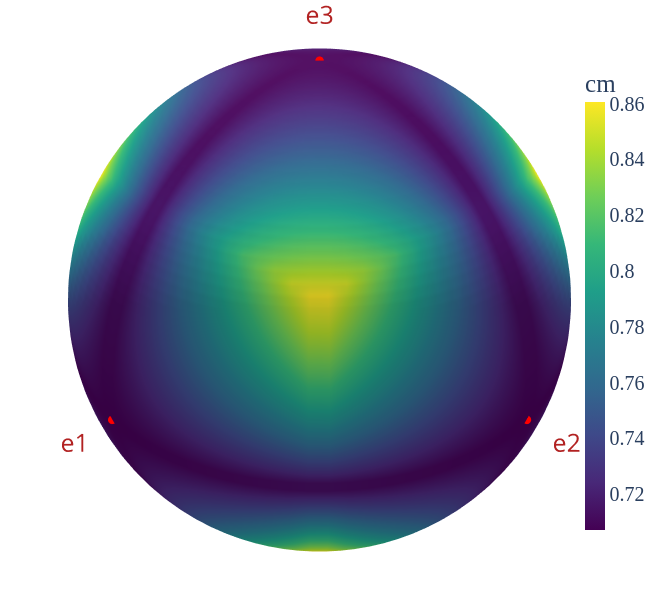
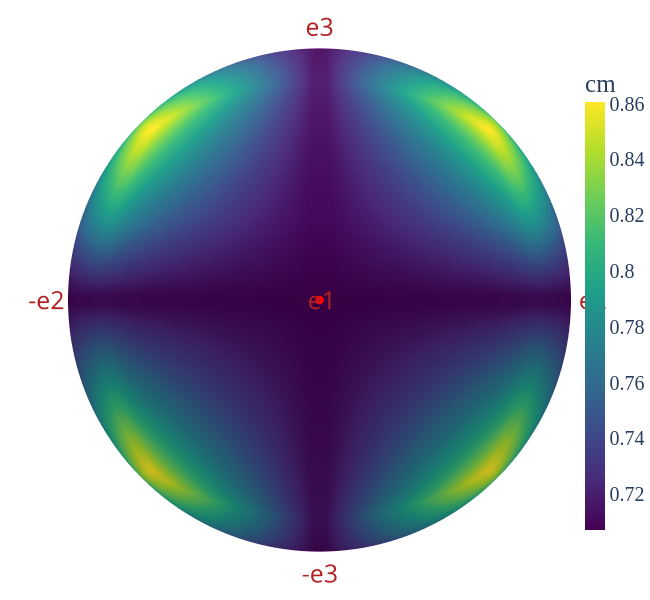

Write notebook code for charts like these, in order.
### Code cell
# Plotting the heatmap with plotly ##################################################################
surface = go.Surface(x= X[:,:,0], y=X[:,:,1], z = X[:,:,2],
                     name = "cm",
                     colorscale = "Viridis",
                     colorbar=dict(
                        title="cm",
                        titleside="top",
                        titlefont=dict(size=25, family="serif"),
                        tickfont=dict(size=20, family="serif"),
                        x=0.9,      # horizontal position of colorbar (0:left, 1:right)
                        y=0.5,       # vertical center position (0:bottom, 1:top)
                        len=0.8,     # length of the colorbar (fraction of plot height)
                        thickness=20, # width in pixels
                        outlinecolor="black",  # optional border color
                    ),
                    surfacecolor= CM,opacity = 1)


pss_scatter = go.Scatter3d(x= pss[0], y=pss[1], z = pss[2], mode = "markers+text",
    marker=dict(
        size=5,
        color='red'),
        showlegend=False
)

pss_labels_scatter = go.Scatter3d(
    x=pss_spread[0],
    y=pss_spread[1],
    z=pss_spread[2],
    mode='text',
    text=pss_labels,
    textfont=dict(color="firebrick", size=25), 
    textposition="middle center",
    showlegend=False
)



fig = go.Figure()
fig.add_trace(pss_labels_scatter)
fig.add_trace(pss_scatter)
fig.add_trace(surface)




# Add title
fig.update_layout(
    title="titre",
    showlegend=True,
    #template="plotly_light",  # Apply a dark theme for all subplots
    title_x=0.5,  # center the title
    height=600,   # height of the figure
    width=650     # width of the figure
)


fig.update_layout(
    scene=dict(
        xaxis=dict(
            visible=False,    # hides everything related to the x-axis
            showbackground=False,
            showgrid=False,
            zeroline=False,
            showticklabels = True,
            ticks = "outside",
            title = "x"
        ),
        yaxis=dict(
            visible=False,
            showbackground=False,
            showgrid=False,
            zeroline=False,
        ),
        zaxis=dict(
            visible=False,
            showbackground=False,
            showgrid=False,
            zeroline=True,
        ),
        bgcolor="rgba(0,0,0,0)"  # transparent scene background
    ),
    paper_bgcolor="rgba(0,0,0,0)",  # transparent overall background
    plot_bgcolor="rgba(0,0,0,0)",
)


fig.update_layout(
    scene=dict(
        xaxis=dict(title="x"),
        yaxis=dict(title="y"),
        zaxis=dict(title="z"),
    ),
    margin=dict(l=0, r=0, t=0, b=0),  # small margins
)




camera = dict(
    up=dict(x=0, y=0, z=1),
    center=dict(x=0, y=0, z=0),
    eye=dict(x=0.72, y=0.72, z=0.72)
)

fig.update_layout(scene_camera=camera)
fig.show()

fig.write_image("cosinemeasure_plots/"+"cm_pssproj1_heatmap.pdf", scale=1, width=800, height=700, engine="kaleido")


camera = dict(
    up=dict(x=0, y=0, z=1),
    center=dict(x=0, y=0, z=0),
    eye=dict(x=1.247, y=0, z=0)
)
fig.update_layout(scene_camera=camera)
fig.show()
fig.write_image("cosinemeasure_plots/"+"cm_pssproj1_heatmap_view2.pdf", scale=1, width=800, height=700, engine="kaleido")

### Figure 1 — Plotly figure (JSON) as saved in the notebook; plotly's stock layout.template omitted (floating-point values rounded to 4 significant figures; data arrays with more than 128 entries replaced by an {"elided": "..."} marker saying what was removed)
{"data": [{"mode": "text", "showlegend": false, "text": ["e1", "e2", "e3", "-e1", "-e2", "-e3"], "textfont": {"color": "firebrick", "size": 25}, "textposition": "middle center", "type": "scatter3d", "x": [1.15, 0, 0, -1.15, 0, 0], "y": [0, 1.15, 0, 0, -1.15, 0], "z": [0, 0, 1.15, 0, 0, -1.15]}, {"marker": {"color": "red", "size": 5}, "mode": "markers+text", "showlegend": false, "type": "scatter3d", "x": [1, 0, 0, -1, 0, 0], "y": [0, 1, 0, 0, -1, 0], "z": [0, 0, 1, 0, 0, -1]}, {"colorbar": {"len": 0.8, "outlinecolor": "black", "thickness": 20, "tickfont": {"family": "serif", "size": 20}, "title": {"font": {"family": "serif", "size": 25}, "side": "top", "text": "cm"}, "x": 0.9, "y": 0.5}, "colorscale": [[0, "#440154"], [0.1111, "#482878"], [0.2222, "#3e4989"], [0.3333, "#31688e"], [0.4444, "#26828e"], [0.5556, "#1f9e89"], [0.6667, "#35b779"], [0.7778, "#6ece58"], [0.8889, "#b5de2b"], [1, "#fde725"]], "name": "cm", "opacity": 1, "surfacecolor": {"elided": "100x100 float values"}, "type": "surface", "x": {"elided": "100x100 float values"}, "y": {"elided": "100x100 float values"}, "z": {"elided": "100x100 float values"}}], "layout": {"height": 600, "margin": {"b": 0, "l": 0, "r": 0, "t": 0}, "paper_bgcolor": "rgba(0,0,0,0)", "plot_bgcolor": "rgba(0,0,0,0)", "scene": {"bgcolor": "rgba(0,0,0,0)", "camera": {"center": {"x": 0, "y": 0, "z": 0}, "eye": {"x": 0.72, "y": 0.72, "z": 0.72}, "up": {"x": 0, "y": 0, "z": 1}}, "xaxis": {"showbackground": false, "showgrid": false, "showticklabels": true, "ticks": "outside", "title": {"text": "x"}, "visible": false, "zeroline": false}, "yaxis": {"showbackground": false, "showgrid": false, "title": {"text": "y"}, "visible": false, "zeroline": false}, "zaxis": {"showbackground": false, "showgrid": false, "title": {"text": "z"}, "visible": false, "zeroline": true}}, "showlegend": true, "title": {"text": "titre", "x": 0.5}, "width": 650}}

### Figure 2 — Plotly figure (JSON) as saved in the notebook; plotly's stock layout.template omitted (floating-point values rounded to 4 significant figures; data arrays with more than 128 entries replaced by an {"elided": "..."} marker saying what was removed)
{"data": [{"mode": "text", "showlegend": false, "text": ["e1", "e2", "e3", "-e1", "-e2", "-e3"], "textfont": {"color": "firebrick", "size": 25}, "textposition": "middle center", "type": "scatter3d", "x": [1.15, 0, 0, -1.15, 0, 0], "y": [0, 1.15, 0, 0, -1.15, 0], "z": [0, 0, 1.15, 0, 0, -1.15]}, {"marker": {"color": "red", "size": 5}, "mode": "markers+text", "showlegend": false, "type": "scatter3d", "x": [1, 0, 0, -1, 0, 0], "y": [0, 1, 0, 0, -1, 0], "z": [0, 0, 1, 0, 0, -1]}, {"colorbar": {"len": 0.8, "outlinecolor": "black", "thickness": 20, "tickfont": {"family": "serif", "size": 20}, "title": {"font": {"family": "serif", "size": 25}, "side": "top", "text": "cm"}, "x": 0.9, "y": 0.5}, "colorscale": [[0, "#440154"], [0.1111, "#482878"], [0.2222, "#3e4989"], [0.3333, "#31688e"], [0.4444, "#26828e"], [0.5556, "#1f9e89"], [0.6667, "#35b779"], [0.7778, "#6ece58"], [0.8889, "#b5de2b"], [1, "#fde725"]], "name": "cm", "opacity": 1, "surfacecolor": {"elided": "100x100 float values"}, "type": "surface", "x": {"elided": "100x100 float values"}, "y": {"elided": "100x100 float values"}, "z": {"elided": "100x100 float values"}}], "layout": {"height": 600, "margin": {"b": 0, "l": 0, "r": 0, "t": 0}, "paper_bgcolor": "rgba(0,0,0,0)", "plot_bgcolor": "rgba(0,0,0,0)", "scene": {"bgcolor": "rgba(0,0,0,0)", "camera": {"center": {"x": 0, "y": 0, "z": 0}, "eye": {"x": 1.247, "y": 0, "z": 0}, "up": {"x": 0, "y": 0, "z": 1}}, "xaxis": {"showbackground": false, "showgrid": false, "showticklabels": true, "ticks": "outside", "title": {"text": "x"}, "visible": false, "zeroline": false}, "yaxis": {"showbackground": false, "showgrid": false, "title": {"text": "y"}, "visible": false, "zeroline": false}, "zaxis": {"showbackground": false, "showgrid": false, "title": {"text": "z"}, "visible": false, "zeroline": true}}, "showlegend": true, "title": {"text": "titre", "x": 0.5}, "width": 650}}
